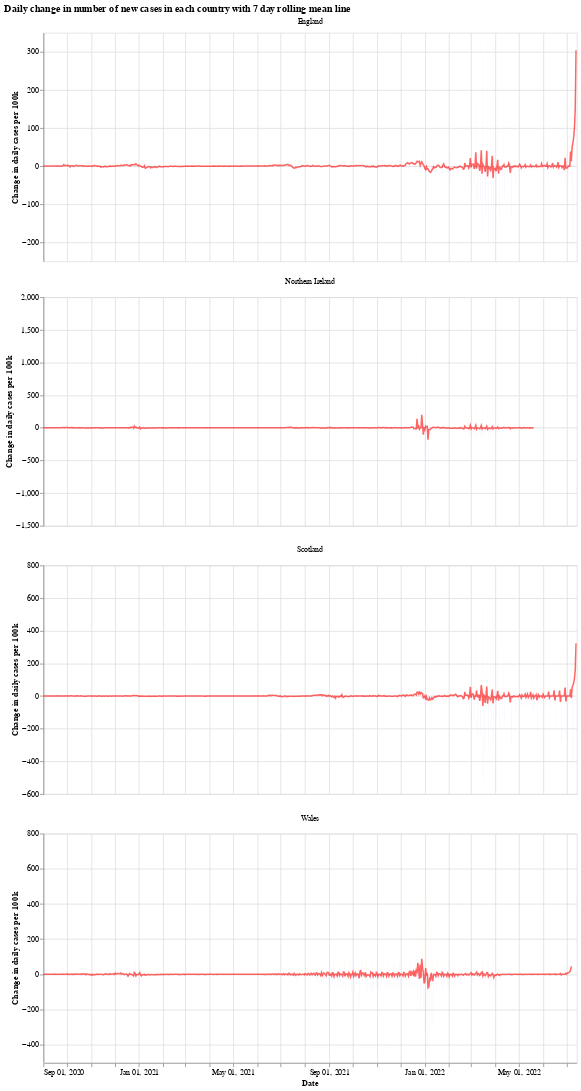

Source (notebook cell):
### Markdown cell above
We will use the Python library `Altair` for visualising the data, see the [altair docs](https://altair-viz.github.io/) for more information.

First we have a graph which shows the daily change in the number of new cases for each country. This number jumps up and down all over the place, which is likely due to delay in reporting of new cases over the weekend. Another interesting thing is that it looks like the daily cases in Wales experienced a much shorter period of calm over the summer (calm in the sense of daily cases not jumping up and down).

The orange bars are days when the number of new cases (per 100k population) was more than the previous day, while the blue are days when the number of new cases dropped. The red line is the 7 day moving average. 

When the moving average line is below 0, it means that there is a consistent drop in new cases. We can see this clearly happening around the times that lockdowns were introduced (though, to varying degrees). I will update the graphs soon with a marker of when each lockdown started.

### Code cell
# collapse
import altair as alt

bars = alt.Chart(uk_cases).mark_bar().encode(
    x=alt.X("yearmonthdate(date):T", axis=alt.Axis(title='Date')),
    y=alt.Y("casesChangeRate:Q", axis=alt.Axis(title='Change in daily cases per 100k')),
    tooltip='casesChange',
    color=alt.condition(
        alt.datum.casesChangeRate > 0,
        alt.value("orange"),  # The positive color
        alt.value("blue")  # The negative color
    )
).properties(title='Daily change in number of new cases with 7 day rolling mean',width=700).interactive()

line = alt.Chart(uk_cases).mark_line(
    color='red',
    size=2,
    opacity=0.6
).transform_window(
    rolling_mean='mean(casesChangeRate)',
    frame=[0, 7],
    groupby=['areaName']
).encode(
    x='yearmonthdate(date):T',
    y='rolling_mean:Q'
)

alt.layer(bars, line, data=uk_cases).facet(alt.Column(
    'areaName', title=''), columns=1).resolve_scale(y='independent').properties(title='Daily change in number of new cases in each country with 7 day rolling mean line')

### Figure 1 — Vega-Lite specification as saved in the notebook (floating-point values rounded to 4 significant figures; data arrays with more than 128 entries replaced by an {"elided": "..."} marker saying what was removed)
{"config": {"view": {"continuousWidth": 400, "continuousHeight": 300}}, "data": {"name": "data-bd4f9a5ae015280019047f61760d82b0"}, "facet": {"type": "nominal", "field": "areaName", "title": ""}, "spec": {"layer": [{"mark": "bar", "encoding": {"color": {"condition": {"value": "orange", "test": "(datum.casesChangeRate > 0)"}, "value": "blue"}, "tooltip": {"type": "quantitative", "field": "casesChange"}, "x": {"type": "temporal", "axis": {"title": "Date"}, "field": "date", "timeUnit": "yearmonthdate"}, "y": {"type": "quantitative", "axis": {"title": "Change in daily cases per 100k"}, "field": "casesChangeRate"}}, "selection": {"selector001": {"type": "interval", "bind": "scales", "encodings": ["x", "y"]}}, "title": "Daily change in number of new cases with 7 day rolling mean", "width": 700}, {"mark": {"type": "line", "color": "red", "opacity": 0.6, "size": 2}, "encoding": {"x": {"type": "temporal", "field": "date", "timeUnit": "yearmonthdate"}, "y": {"type": "quantitative", "field": "rolling_mean"}}, "transform": [{"window": [{"op": "mean", "field": "casesChangeRate", "as": "rolling_mean"}], "frame": [0, 7], "groupby": ["areaName"]}]}]}, "columns": 1, "resolve": {"scale": {"y": "independent"}}, "title": "Daily change in number of new cases in each country with 7 day rolling mean line", "$schema": "https://vega.github.io/schema/vega-lite/v4.8.1.json", "datasets": {"data-bd4f9a5ae015280019047f61760d82b0": {"elided": "2664 records"}}}
